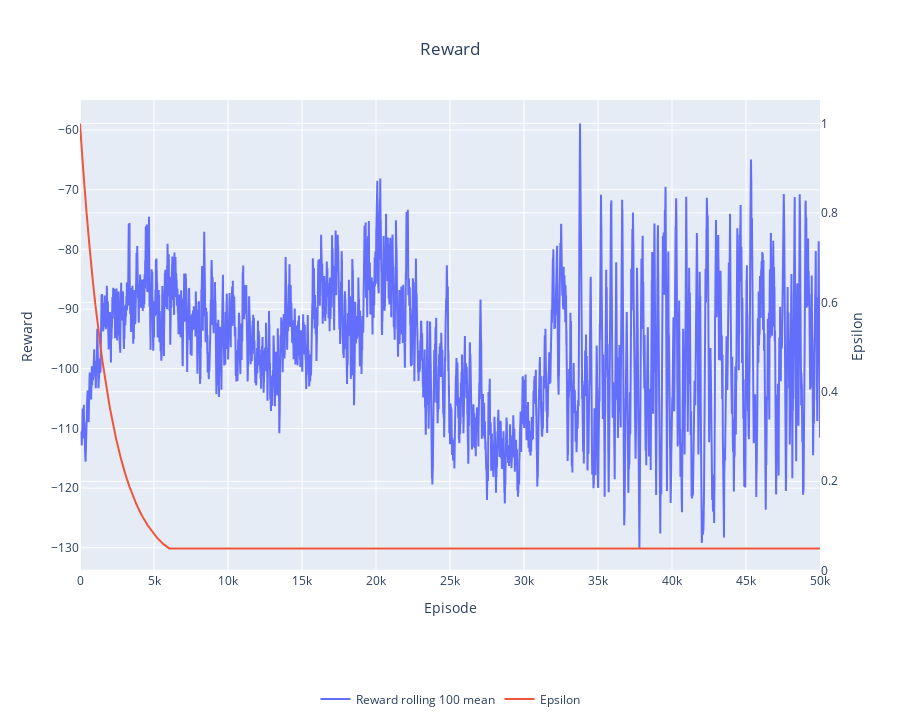

The code cell stored with this chart in its notebook:
### Code cell
fig = go.Figure()

x = pl_data["episode"]
y1 = pl_data["reward_rolling_mean"]
y2 = pl_data["epsilon"]

fig.add_trace(go.Scatter(
    x=x, y=y1,
    mode='lines',
    name='Reward rolling 100 mean'
))

fig.add_trace(go.Scatter(
    x=x, y=y2,
    mode='lines',
    name='Epsilon',
    yaxis='y2'
))

fig.update_layout(
    title={
        'text': f'Reward',
        'x': 0.5,
        'y': 0.94,
    },
    xaxis=dict(title='Episode'),
    yaxis=dict(title='Reward'),
    yaxis2=dict(
        title='Epsilon',
        overlaying='y',
        side='right'
    ),
    height=725,
    legend=dict(
        orientation='h',
        yanchor='bottom',
        y=-0.3,
        xanchor='center',
        x=0.5
    ),
)

fig.show()

### Figure 1 — Plotly figure (JSON) as saved in the notebook; plotly's stock layout.template omitted (floating-point values rounded to 4 significant figures; data arrays with more than 128 entries replaced by an {"elided": "..."} marker saying what was removed)
{"data": [{"mode": "lines", "name": "Reward rolling 100 mean", "type": "scatter", "x": {"elided": "50000 int values"}, "y": {"elided": "50000 float values"}}, {"mode": "lines", "name": "Epsilon", "type": "scatter", "x": {"elided": "50000 int values"}, "y": {"elided": "50000 float values"}, "yaxis": "y2"}], "layout": {"height": 725, "legend": {"orientation": "h", "x": 0.5, "xanchor": "center", "y": -0.3, "yanchor": "bottom"}, "title": {"text": "Reward", "x": 0.5, "y": 0.94}, "xaxis": {"title": {"text": "Episode"}}, "yaxis": {"title": {"text": "Reward"}}, "yaxis2": {"overlaying": "y", "side": "right", "title": {"text": "Epsilon"}}}}
